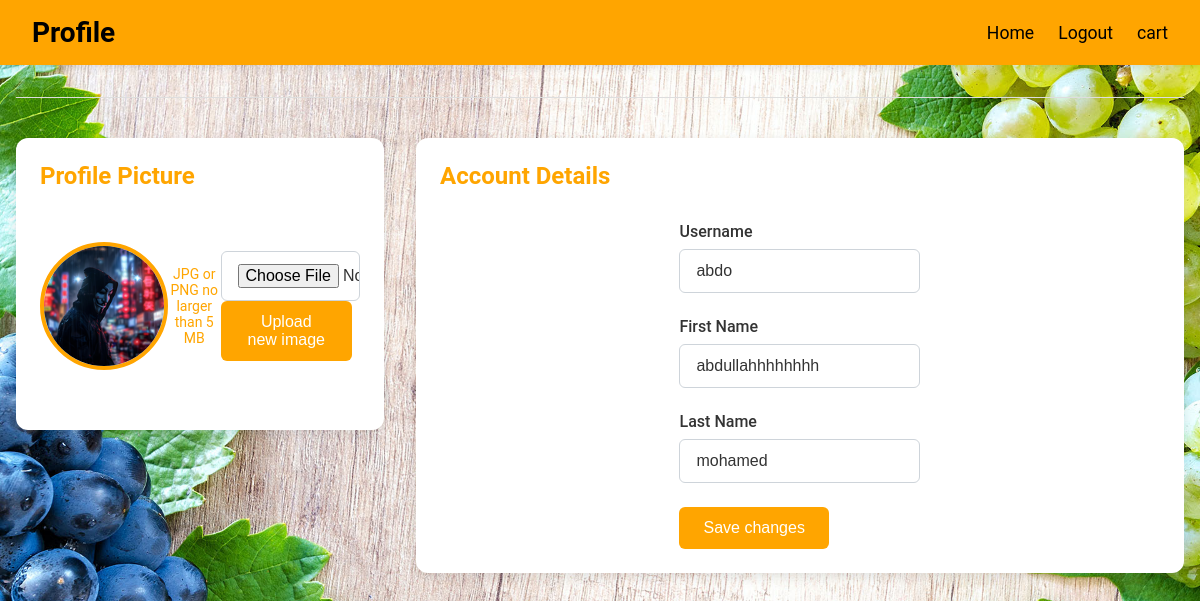
/account (signed in), run on the app's committed database.
### tables this page shows
CREATE TABLE users (
			id INTEGER PRIMARY KEY AUTOINCREMENT,
            first_name TEXT,
            last_name TEXT,
			username TEXT NOT NULL UNIQUE,
			password TEXT NOT NULL,
            photo_name TEXT
		);

### app.py (the view, shortened to what this page needs)
@app.route('/account', methods=['GET', 'POST'])
def account():
  if 'username' in session:
    if request.method == 'GET':
      username = request.args.get('username', session['username'])
      data = db.get_user(connection, username)
      if data:
        logging.debug(f"User data: {data}")  # or log the data to see its structure
        return render_template('account.html', data=data)
      else:
        return "user not found"
  else:
    return redirect(url_for('login'))

### db.py (called while the page is built)
def get_user(connection,username):
    cursor = connection.cursor()
    query = '''SELECT * FROM users WHERE username =?'''
    cursor.execute(query, (username,))
    return cursor.fetchone()

### templates/account.html (shortened to what this page needs)
<!DOCTYPE html>
<html lang="en">
  <head>
    <link
      rel="stylesheet"
      href="{{ url_for('static', filename='css/sty.css') }}"
    />
  </head>
  <body>
    <header class="navbar">
      <div class="brand">Profile</div>
      <ul class="nav-links">
        <li><a href="/home">Home</a></li>
        <li><a href="/login">Logout</a></li>
        <li><a href="/cart">cart</a></li>
      </ul>
    </header>
    <div class="container-xl">
      <hr class="mt-0 mb-4" />
      <div class="row">
        <div class="col-xl-4">
          <div class="card">
            <div class="card-header">Profile Picture</div>
            <div class="card-body text-center">
              <img
                class="profile-picture"
                src="{{ url_for('static', filename='uploads/' + data[5]) }}"
                alt="Profile Picture"
              />
              <div class="small text-muted mb-3">
                JPG or PNG no larger than 5 MB
              </div>
              <form id="files" method="POST" enctype="multipart/form-data">
                <input
                  id="img-account-profile-file"
                  type="file"
                  name="profile_picture"
                  class="form-control mb-2"
                />
                <button class="btn btn-primary" type="submit">
                  Upload new image
                </button>
              </form>
            </div>
          </div>
        </div>
        <div class="col-xl-8">
          <div class="card">
            <div class="card-header">Account Details</div>
            <div class="card-body">
              <form id="data" method="POST">
                <div class="form-group">
                  <p for="inputUsername">Username</p>
                  <input
                    class="form-control"
                    name="username"
                    id="inputUsername"
                    type="text"
                    placeholder="Enter your username"
                    value="{{data[3]}}"
                    readonly
                  />
                </div>
                <div class="form-group">
                  <p for="inputFirstName">First Name</p>
                  <input
                    class="form-control"
                    name="first_name"
                    id="inputFirstName"
                    type="text"
                    placeholder="Enter your first name"
                    value="{{data[1]}}"
                  />
                </div>
                <div class="form-group">
                  <p for="inputLastName">Last Name</p>
                  <input
                    class="form-control"
                    name="last_name"
                    id="inputLastName"
                    type="text"
                    placeholder="Enter your last name"
                    value="{{data[2]}}"
                  />
                </div>
                <button class="btn btn-primary" type="submit">
                  Save changes
                </button>
              </form>
            </div>
          </div>
        </div>
      </div>
    </div>
  </body>
</html>

### static/css/sty.css (style rules this page uses)
body { background-color: #f4f4f9; font-family: 'Roboto', sans-serif; background-image: url(../assets/img/hero-bg.jpg); background-repeat: no-repeat; background-size: cover; color: #333; margin: 0; padding: 0; }
.navbar { background-color: orange; color: #fff; padding: 1rem 2rem; display: flex; justify-content: space-between; align-items: center; box-shadow: 0 2px 8px rgba(0, 0, 0, 0.1); }
.navbar .brand { font-size: 1.75rem; font-weight: 700; color: black; flex-grow: 1; }
.navbar .nav-links { list-style: none; display: flex; margin: 0; padding: 0; }
.navbar .nav-links li { margin-left: 1.5rem; }
.navbar .nav-links a { color: black; text-decoration: none; font-size: 1.1rem; transition: color 0.3s, transform 0.3s; }
.container-xl { max-width: 1200px; margin: 2rem auto; padding: 0 1rem; }
.row { display: flex; flex-wrap: wrap; margin: 0 -1rem; }
.col-xl-4, .col-xl-8 { padding: 1rem; box-sizing: border-box; }
.col-xl-4 { flex: 1 1 100%; }
.col-xl-8 { flex: 1 1 100%; }
@media (min-width: 768px) { .col-xl-4 { flex: 0 0 33.333%; } }
@media (min-width: 768px) { .col-xl-8 { flex: 0 0 66.666%; } }
.card { background-color: #ffffff; border: none; border-radius: 12px; box-shadow: 0 4px 12px rgba(0, 0, 0, 0.1); padding: 1.5rem; margin-bottom: 1.5rem; transition: box-shadow 0.3s; }
.card-header { font-size: 1.5rem; font-weight: 700; margin-bottom: 1rem; color: orange; }
.text-center { text-align: center; }
.text-muted { color: orange; }
.small { font-size: 0.875rem; }
.form-group { margin-bottom: 1.5rem; }
.form-group p { margin-bottom: 0.5rem; font-weight: 500; }
.form-control { background-color: #ffffff; border: 1px solid #ced4da; border-radius: 0.375rem; padding: 0.75rem 1rem; font-size: 1rem; color: #333; width: 100%; box-sizing: border-box; }
.btn-primary, .btn-remove { border: none; padding: 0.75rem 1.5rem; font-size: 1rem; border-radius: 0.375rem; transition: background-color 0.3s, transform 0.3s; cursor: pointer; }
.btn-primary { background-color: orange; color: #fff; margin-right: 0.5rem; }
hr { border: 0; height: 1px; background: #dedede; margin: 1.5rem 0; }
.profile-picture { height: 120px; width: 120px; object-fit: cover; border: 4px solid orange; border-radius: 50%; margin-bottom: 1rem; display: block; margin: 0 auto; }
.card-body { display: flex; justify-content: center; align-items: center; min-height: 200px; }

### data on the page
users: photo_name (picture), username "abdo", first_name "abdullahhhhhhhh", last_name "mohamed"
